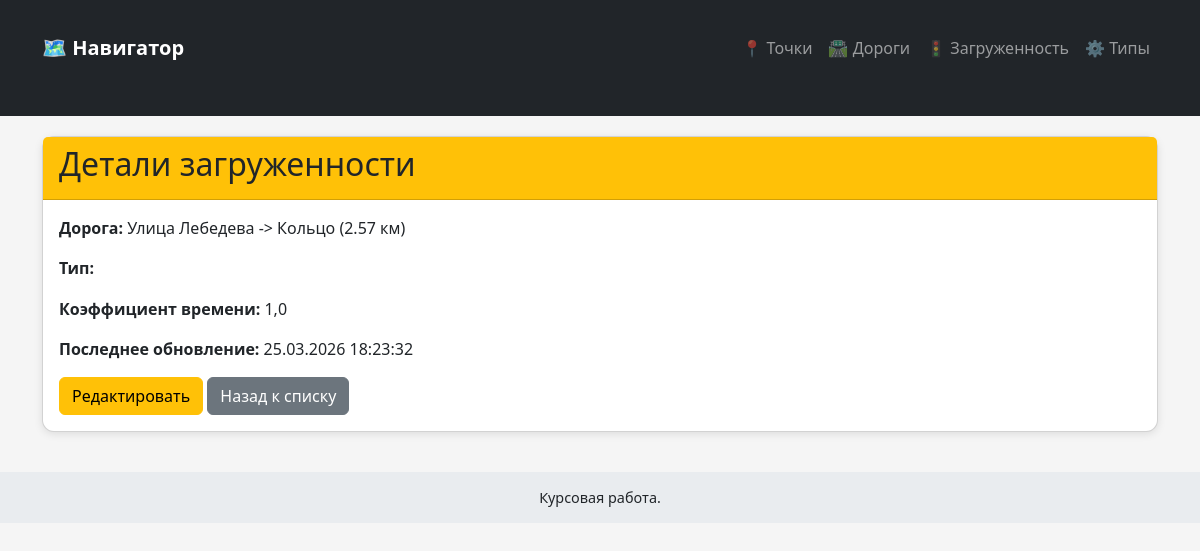
Page /traffic/5/ on the earlier database version.
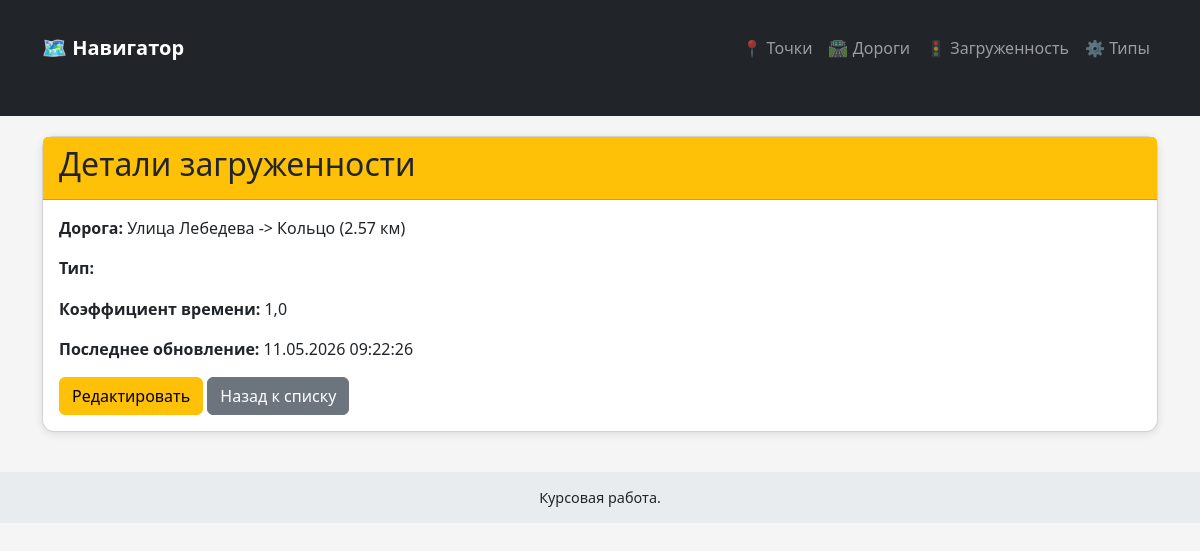
Same page on the later database version.
### traffic/models.py (models this page shows, shortened)
class Traffic(models.Model):
    road_segment = models.OneToOneField(
        RoadSegment,
        on_delete=models.CASCADE,
        related_name='traffic',
        verbose_name="Отрезок пути"
    )
    congestion_type = models.ForeignKey(CongestionType, on_delete=models.PROTECT, verbose_name="Тип загруженности")
    last_updated = models.DateTimeField(auto_now=True, verbose_name="Последнее обновление")
    class Meta:
        verbose_name = 'Загруженность дороги'
        verbose_name_plural = 'Загруженность дорог'

class RoadSegment(models.Model):
    point_a = models.ForeignKey(Location, on_delete=models.CASCADE, related_name='road_segment_start', verbose_name="Точка А")
    point_b = models.ForeignKey(Location, on_delete=models.CASCADE, related_name='road_segment_end', verbose_name="Точка B")
    distance_km = models.FloatField(verbose_name="Расстояние (км)")
    class Meta:
        verbose_name = 'Отрезок пути'
        verbose_name_plural = 'Отрезки пути'
        unique_together = ('point_a', 'point_b')
    def __str__(self):
        return f"{self.point_a} -> {self.point_b} ({self.distance_km} км)"

class Location(models.Model):
    name = models.CharField(max_length=100, verbose_name="Название")
    latitude = models.FloatField(verbose_name="Широта")
    longitude = models.FloatField(verbose_name="Долгота")
    class Meta:
        verbose_name = 'Населённый пункт'
        verbose_name_plural = 'Населённые пункты'
        unique_together = ('latitude', 'longitude')
    def __str__(self):
        return self.name

class CongestionType(models.Model):
    name = models.CharField(max_length=50, verbose_name="Название типа")
    time_coefficient = models.FloatField(default=1.0, verbose_name="Коэффициент времени")
    class Meta:
        verbose_name = 'Тип загруженности'
        verbose_name_plural = 'Типы загруженности'

### traffic/views.py (the view, shortened to what this page needs)
    def handler(request, pk=None):
        if pk is not None:
            obj = get_object_or_404(model, pk=pk)
            if model == Traffic:
                obj = get_object_or_404(Traffic.objects.select_related('road_segment', 'congestion_type'), pk=pk)
            elif model == RoadSegment:
                obj = get_object_or_404(RoadSegment.objects.select_related('point_a', 'point_b'), pk=pk)
            return render(request, f'traffic/detail_{template_base}.html', {template_base: obj})

### traffic/views.py (called while the page is built, shortened)
def create_crud_handler(model, form_class, template_base, serialize_func=None):
    def handler(request, pk=None):
        if pk is not None:
            obj = get_object_or_404(model, pk=pk)
            if model == Traffic:
                obj = get_object_or_404(Traffic.objects.select_related('road_segment', 'congestion_type'), pk=pk)
            elif model == RoadSegment:
                obj = get_object_or_404(RoadSegment.objects.select_related('point_a', 'point_b'), pk=pk)
            return render(request, f'traffic/detail_{template_base}.html', {template_base: obj})
    return handler

### traffic/templates/traffic/detail_traffic.html (shortened to what this page needs)
{% extends 'traffic/layout.html' %}
{% block content %}
<div class="card">
    <div class="card-header bg-warning">
        <h2>Детали загруженности</h2>
    </div>
    <div class="card-body">
        <p><strong>Дорога:</strong> {{ traffic.road_segment }}</p>
        <p><strong>Тип:</strong>
            <span class="badge" style="background-color: {{ traffic.congestion_type.color }};">
            </span>
        </p>
        <p><strong>Коэффициент времени:</strong> {{ traffic.congestion_type.time_coefficient }}</p>
        <p><strong>Последнее обновление:</strong> {{ traffic.last_updated|date:"d.m.Y H:i:s" }}</p>
        <a href="{% url 'traffic_update' traffic.id %}" class="btn btn-warning">Редактировать</a>
        <a href="{% url 'traffic' %}" class="btn btn-secondary">Назад к списку</a>
    </div>
</div>
{% endblock %}

Differences in the rows shown:
changed Traffic "Улица Лебедева -> Кольцо (2.57 км)": last_updated "25.03.2026 18:23:32" → "11.05.2026 09:22:26"
